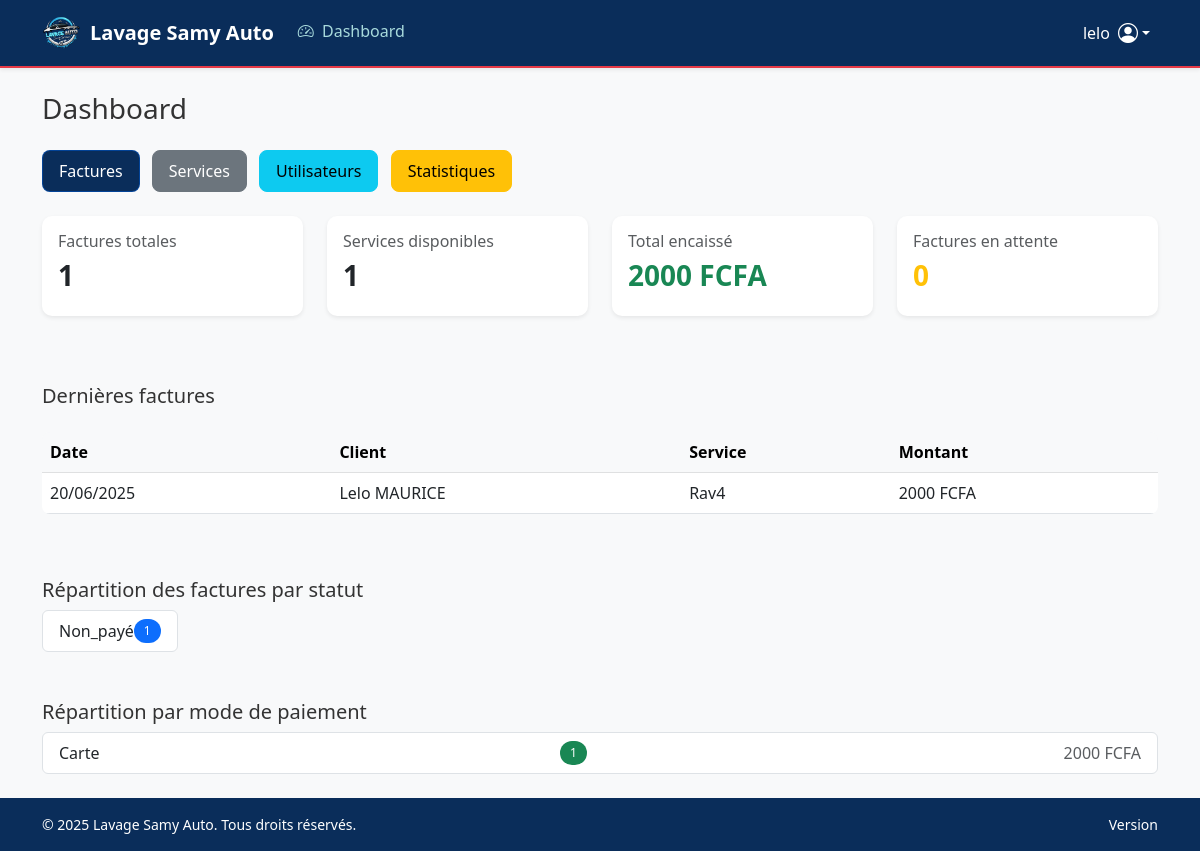
Page /gestion/dashboard/ (signed in) on the earlier database version.
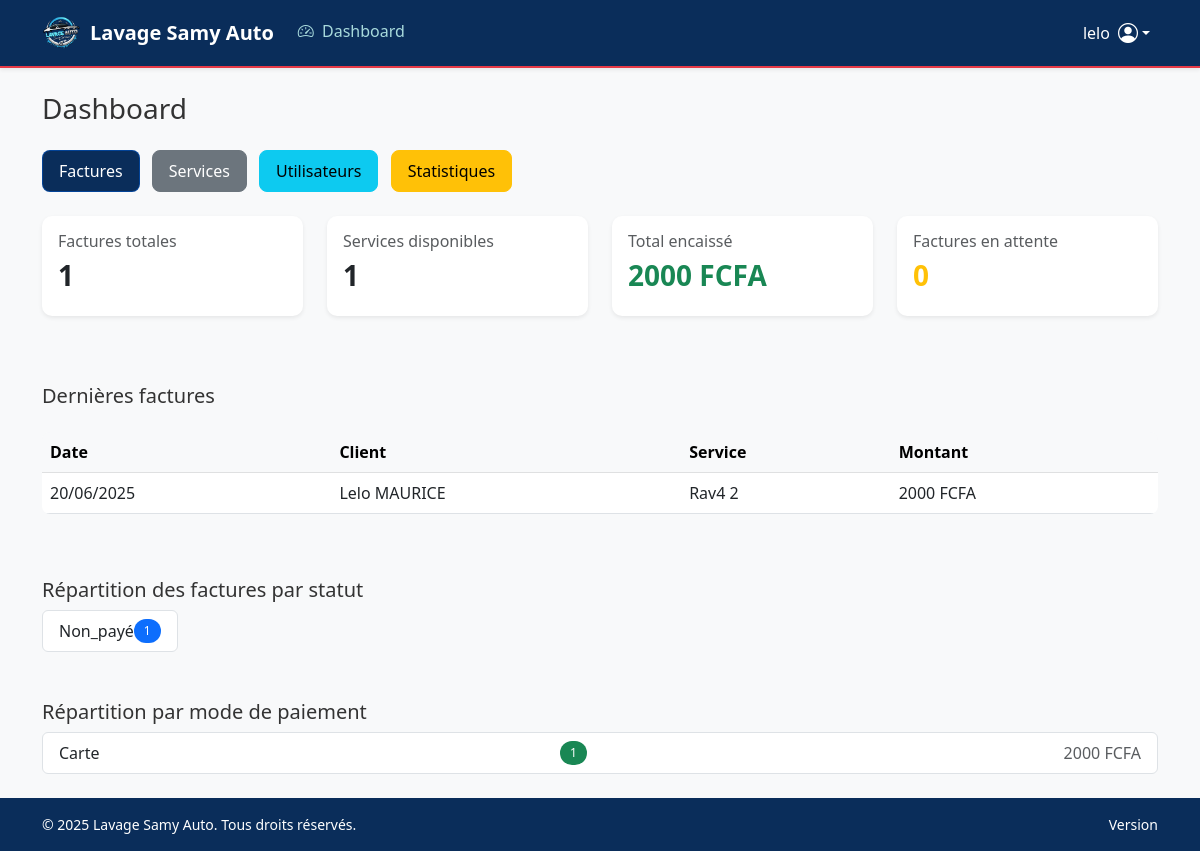
Same page on the later database version.
### gestion/models.py (models this page shows, shortened)
class Facture(models.Model):
    STATUTS = (
        ('payé', 'Payé'),
        ('non_payé', 'Non payé'),
        ('en_cours', 'En cours'),
    )
    MODES_PAIEMENT = (
        ('espèce', 'Espèce'),
        ('mobile', 'Mobile Money'),
        ('carte', 'Carte Bancaire'),
    )
    numero_facture = models.CharField(max_length=20, unique=True)
    nom_client = models.CharField(max_length=100, blank=True)
    auteur = models.ForeignKey(User, related_name="factures_creees", on_delete=models.PROTECT)
    service = models.ForeignKey(Service, on_delete=models.PROTECT)
    laveur = models.ForeignKey(
        User,
        related_name="factures_realisees",
        limit_choices_to={'role': 'laveur'},
        on_delete=models.PROTECT
    )
    montant = models.DecimalField(max_digits=10, decimal_places=2, help_text="Montant total payé par le client")
    montant_total = models.DecimalField(max_digits=10, decimal_places=2, editable=False)
    commission_laveur = models.DecimalField(max_digits=10, decimal_places=2, editable=False)
    part_entreprise = models.DecimalField(max_digits=10, decimal_places=2, editable=False)
    statut = models.CharField(max_length=20, choices=STATUTS, default='en_cours')
    mode_paiement = models.CharField(max_length=20, choices=MODES_PAIEMENT, default='espèce')
    date_heure = models.DateTimeField(auto_now_add=True)
    commentaire = models.TextField(blank=True)
    class Meta:
        ordering = ['-date_heure']
        verbose_name = "Facture"
        verbose_name_plural = "Factures"

class Service(models.Model):
    nom = models.CharField(max_length=100)
    prix_total = models.DecimalField(max_digits=10, decimal_places=2)
    commission_laveur = models.DecimalField(max_digits=10, decimal_places=2)
    description = models.TextField(blank=True)
    date_creation = models.DateTimeField(auto_now_add=True)
    class Meta:
        ordering = ['-date_creation']
        verbose_name = "Service"
        verbose_name_plural = "Services"

### core/models.py (models this page shows, shortened)
class User(AbstractUser):
    ROLES = (
        ('admin', 'Admin'),
        ('caissier', 'Caissier'),
        ('laveur', 'Laveur'),
        ('superviseur', 'Superviseur'),
    )
    email = models.EmailField(unique=True)
    USERNAME_FIELD = 'email'
    REQUIRED_FIELDS = ['username']  # username est toujours requis pour AbstractUser
    nom_complet = models.CharField(max_length=100)
    role = models.CharField(max_length=20, choices=ROLES)
    telephone = models.CharField(max_length=20, blank=True)
    adresse = models.CharField(max_length=255, blank=True)
    date_creation = models.DateTimeField(auto_now_add=True)
    class Meta:
        ordering = ['-date_creation']

### gestion/views.py (the view)
# urls.py: path('dashboard/', views.DashboardView.as_view(), name='dashboard'),
class DashboardView(LoginRequiredMixin, TemplateView):
    template_name = 'gestion/dashboard/dashboard.html'
    def get_date_ranges(self):
        today = timezone.now().date()
        return {
            'today': today,
            'week_ago': today - timedelta(days=7),
            'month_ago': today - timedelta(days=30),
            'year_ago': today - timedelta(days=365),
        }
    def get_context_data(self, **kwargs):
        context = super().get_context_data(**kwargs)
        dates = self.get_date_ranges()
        factures = Facture.objects.select_related('service', 'laveur', 'auteur')
        services = Service.objects.all()
        current_month = timezone.now().month
        current_year = timezone.now().year
        context.update({
            'factures_count': factures.count(),
            'services_count': services.count(),
            'total_encaisse': factures.aggregate(total=Sum('montant_total'))['total'] or 0,
            'total_commissions': factures.aggregate(total=Sum('commission_laveur'))['total'] or 0,
            'benefice_net': factures.aggregate(net=Sum('montant_total') - Sum('commission_laveur'))['net'] or 0,
            'recent_factures': factures.order_by('-date_heure')[:5],
            'pending_factures': factures.filter(statut='en_cours').count(),
            'facture_status_distribution': self.get_status_distribution(factures),
            'payment_method_distribution': self.get_payment_method_distribution(factures),
            'monthly_stats': self.get_monthly_stats(factures, current_year),
        })
        return context
    def get_status_distribution(self, factures):
        return factures.values('statut').annotate(count=Count('id')).order_by('-count')
    def get_payment_method_distribution(self, factures):
        return factures.values('mode_paiement').annotate(
            count=Count('id'),
            total=Sum('montant_total')
        ).order_by('-total')
    def get_monthly_stats(self, factures, current_year):
        monthly_stats = []
        for month in range(1, 13):
            month_data = factures.filter(
                date_heure__year=current_year,
                date_heure__month=month
            ).aggregate(
                count=Count('id'),
                total=Sum('montant_total'),
                commissions=Sum('commission_laveur'),
            )
            monthly_stats.append({
                'month': f"{current_year}-{month:02d}",
                'count': month_data['count'] or 0,
                'total': month_data['total'] or 0,
                'commissions': month_data['commissions'] or 0,
                'profit': (month_data['total'] or 0) - (month_data['commissions'] or 0),
            })
        return monthly_stats

### gestion/templates/gestion/dashboard/dashboard.html (shortened to what this page needs)
{% extends "base.html" %}
{% load static %}
{% block page_title %}Dashboard{% endblock %}
{% block content %}
<div class="mb-4">
  <a href="{% url 'gestion:facture-list' %}" class="btn btn-primary me-2">Factures</a>
  <a href="{% url 'gestion:service-list' %}" class="btn btn-secondary me-2">Services</a>
  <a href="{% url 'gestion:utilisateur-list' %}" class="btn btn-info me-2">Utilisateurs</a>
  <a href="{% url 'gestion:stats-mensuelles' %}" class="btn btn-warning">Statistiques</a>
</div>
<div class="row g-4">
  <div class="col-md-6 col-xl-3">
    <div class="card shadow-sm border-0">
      <div class="card-body">
        <h6 class="card-title text-muted">Factures totales</h6>
        <h3 class="fw-bold">{{ factures_count }}</h3>
      </div>
    </div>
  </div>
  <div class="col-md-6 col-xl-3">
    <div class="card shadow-sm border-0">
      <div class="card-body">
        <h6 class="card-title text-muted">Services disponibles</h6>
        <h3 class="fw-bold">{{ services_count }}</h3>
      </div>
    </div>
  </div>
  <div class="col-md-6 col-xl-3">
    <div class="card shadow-sm border-0">
      <div class="card-body">
        <h6 class="card-title text-muted">Total encaissé</h6>
        <h3 class="fw-bold text-success">{{ total_encaisse|floatformat:0 }} FCFA</h3>
      </div>
    </div>
  </div>
  <div class="col-md-6 col-xl-3">
    <div class="card shadow-sm border-0">
      <div class="card-body">
        <h6 class="card-title text-muted">Factures en attente</h6>
        <h3 class="fw-bold text-warning">{{ pending_factures }}</h3>
      </div>
    </div>
  </div>
</div>
<h5 class="mt-5">Dernières factures</h5>
<div class="table-responsive">
  <table class="table table-hover mt-3">
    <thead class="table-light">
      <tr>
        <th>Date</th>
        <th>Client</th>
        <th>Service</th>
        <th>Montant</th>
      </tr>
    </thead>
    <tbody>
      {% for facture in recent_factures %}
      <tr>
        <td>{{ facture.date_heure|date:"d/m/Y" }}</td>
        <td>{{ facture.laveur.get_full_name|default:facture.laveur.username }}</td>
        <td>{{ facture.service.nom }}</td>
        <td>{{ facture.montant_total|floatformat:0 }} FCFA</td>
      </tr>
      {% empty %}
      <tr>
        <td colspan="4" class="text-center">Aucune facture récente</td>
      </tr>
      {% endfor %}
    </tbody>
  </table>
</div>
<h5 class="mt-5">Répartition des factures par statut</h5>
<ul class="list-group list-group-horizontal">
  {% for status in facture_status_distribution %}
  <li class="list-group-item d-flex justify-content-between align-items-center">
    {{ status.statut|capfirst }}
    <span class="badge bg-primary rounded-pill">{{ status.count }}</span>
  </li>
  {% endfor %}
</ul>
<h5 class="mt-5">Répartition par mode de paiement</h5>
<ul class="list-group">
  {% for payment in payment_method_distribution %}
  <li class="list-group-item d-flex justify-content-between align-items-center">
    {{ payment.mode_paiement|capfirst }}
    <span class="badge bg-success rounded-pill">{{ payment.count }}</span>
    <span class="text-muted ms-3">{{ payment.total|floatformat:0 }} FCFA</span>
  </li>
  {% endfor %}
</ul>
{% endblock %}

Differences in the rows shown:
changed through a linked row, Facture "Carte": service.nom "Rav4" → "Rav4 2"
